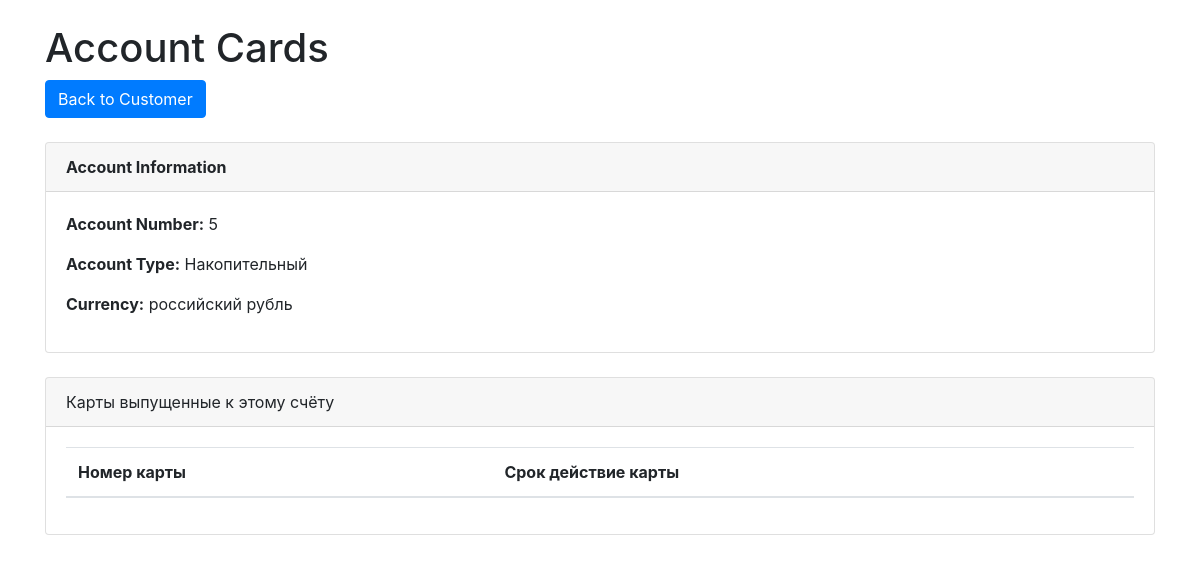
Screenshot of /acount_cards/5 with the database file from the repository.
### abs/models.py (models this page shows, shortened)
class Account (models.Model):
    customer = models.ForeignKey(Customers, on_delete = models.CASCADE,related_name = "customer")
    account_type = models.CharField(max_length = 1, choices = [("Д", "Дебетовый"), ("К","Кредитный"), ("Н","Накопительный")], default="Д")
    currency = models.ForeignKey(Currencys, verbose_name = "Валюта",on_delete=models.CASCADE, default='')
    status = models.CharField(max_length = 20, default = "active", verbose_name = "Статус счёта")
    opened_at = models.DateField(auto_now_add = True ,verbose_name = "Дата открытие счёта")
    closed_at = models.DateField(blank = True, null = True)

class Currencys (models.Model):
    name = models.CharField(max_length = 150, verbose_name = "Валюта", unique = True)
    code = models.CharField(max_length = 3, unique = True)
    symbol = models.CharField(max_length = 5, blank = True, null = True, default=' ')
    def __str__(self) :
        return f"{self.name}"

### abs/views.py (the view)
# urls.py: path('acount_cards/<int:pk>', AccountCardsListView.as_view(),name='account_cards'),
class AccountCardsListView(ListView):
    model = Card
    template_name = 'account_cards.html'
    context_object_name = 'cards'
    def get_queryset(self):
        account_id = self.kwargs['pk']
        account = get_object_or_404(Account, pk=account_id)
        return Card.objects.filter(account=account)
    def get_context_data(self, **kwargs):
        context = super().get_context_data(**kwargs)
        account_id = self.kwargs['pk']
        context['account'] = get_object_or_404(Account, pk=account_id)
        return context

### abs/templates/account_cards.html (shortened to what this page needs)
<!DOCTYPE html>
<html lang="en">
<head>
    <link rel="stylesheet" href="https://stackpath.bootstrapcdn.com/bootstrap/4.5.2/css/bootstrap.min.css">
</head>
<body>
    <div class="container">
        <h1 class="mt-4">Account Cards</h1>
        <a href="{% url 'customer_detail' account.customer.id %}" class="btn btn-primary mb-4"> Back to Customer</a>
        <div class="card mb-4">
            <div class="card-header">
                <strong>Account Information</strong>
            </div>
            <div class="card-body">
                <div class="row">
                    <div class="col-md-6">
                        <p><strong>Account Number:</strong> {{ account.pk }}</p>
                        <p><strong>Account Type:</strong> {{ account.get_account_type_display }}</p>
                        <p><strong>Currency:</strong> {{ account.currency }}</p>
                    </div>
                </div>
            </div>
        </div>
        <div class="card">
            <div class="card-header">
                Карты выпущенные к этому счёту
            </div>
            <div class="card-body">
                <table class="table">
                    <thead>
                        <tr>
                            <th>Номер карты</th>
                            <th>Срок действие карты</th>
                        </tr>
                    </thead>
                </table>
            </div>
        </div>
    </div>
</body>
</html>

### rows the page displays
Account: pk "5", account_type "Накопительный", currency "российский рубль"
